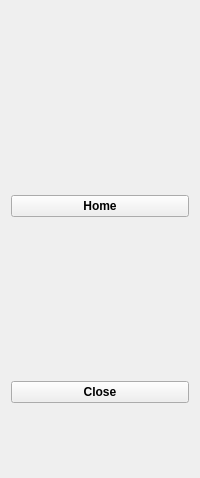
     <widget class="QWidget" name="widget_3" native="true">
      <layout class="QVBoxLayout" name="verticalLayout">
       <item>
        <layout class="QHBoxLayout" name="horizontalLayout_2">
         <item>
          <widget class="QLabel" name="logosub">
           <property name="minimumSize">
            <size>
             <width>50</width>
             <height>50</height>
            </size>
           </property>
           <property name="maximumSize">
            <size>
             <width>70</width>
             <height>70</height>
            </size>
           </property>
           <property name="text">
            <string/>
           </property>
           <property name="pixmap">
            <pixmap resource="../schoolproj/resource.qrc">:/icons/icons/agent-high-resolution-logo.png</pixmap>
           </property>
           <property name="scaledContents">
            <bool>true</bool>
           </property>
           <property name="alignment">
            <set>Qt::AlignCenter</set>
           </property>
          </widget>
         </item>
        </layout>
       </item>
       <item>
        <spacer name="verticalSpacer">
         <property name="orientation">
          <enum>Qt::Vertical</enum>
         </property>
         <property name="sizeHint" stdset="0">
          <size>
           <width>20</width>
           <height>128</height>
          </size>
         </property>
        </spacer>
       </item>
       <item>
        <layout class="QVBoxLayout" name="verticalLayout_2">
         <property name="spacing">
          <number>10</number>
         </property>
         <item>
          <widget class="QPushButton" name="homesub">
           <property name="font">
            <font>
             <italic>false</italic>
             <bold>true</bold>
            </font>
           </property>
           <property name="mouseTracking">
            <bool>true</bool>
           </property>
           <property name="text">
            <string>Home</string>
           </property>
           <property name="icon">
            <iconset resource="../schoolproj/resource.qrc">
             <normaloff>:/icons/icons/home.png</normaloff>:/icons/icons/home.png</iconset>
           </property>
           <property name="iconSize">
            <size>
             <width>20</width>
             <height>16</height>
            </size>
           </property>
           <property name="checkable">
            <bool>true</bool>
           </property>
           <property name="autoExclusive">
            <bool>true</bool>
           </property>
          </widget>
         </item>
        </layout>
       </item>
       <item>
        <spacer name="verticalSpacer_2">
         <property name="orientation">
          <enum>Qt::Vertical</enum>
         </property>
         <property name="sizeHint" stdset="0">
          <size>
           <width>20</width>
           <height>158</height>
          </size>
         </property>
        </spacer>
       </item>
       <item>
        <widget class="QPushButton" name="closesub">
         <property name="font">
          <font>
           <bold>true</bold>
          </font>
         </property>
         <property name="text">
          <string>Close</string>
         </property>
         <property name="icon">
          <iconset resource="../schoolproj/resource.qrc">
           <normaloff>:/icons/icons/cancel.png</normaloff>:/icons/icons/cancel.png</iconset>
         </property>
         <property name="checkable">
          <bool>true</bool>
         </property>
         <property name="autoExclusive">
          <bool>true</bool>
         </property>
        </widget>
       </item>
       <item>
        <spacer name="verticalSpacer_3">
         <property name="orientation">
          <enum>Qt::Vertical</enum>
         </property>
         <property name="sizeHint" stdset="0">
          <size>
           <width>20</width>
           <height>64</height>
          </size>
         </property>
        </spacer>
       </item>
      </layout>
     </widget>
